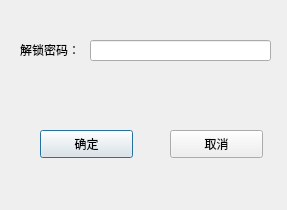
<?xml version="1.0" encoding="UTF-8"?>
<ui version="4.0">
 <class>Register</class>
 <widget class="QDialog" name="Register">
  <property name="geometry">
   <rect>
    <x>0</x>
    <y>0</y>
    <width>287</width>
    <height>210</height>
   </rect>
  </property>
  <property name="minimumSize">
   <size>
    <width>287</width>
    <height>210</height>
   </size>
  </property>
  <property name="maximumSize">
   <size>
    <width>287</width>
    <height>210</height>
   </size>
  </property>
  <property name="windowTitle">
   <string>UnLock</string>
  </property>
  <widget class="QLabel" name="label">
   <property name="geometry">
    <rect>
     <x>20</x>
     <y>40</y>
     <width>61</width>
     <height>20</height>
    </rect>
   </property>
   <property name="text">
    <string>解锁密码：</string>
   </property>
  </widget>
  <widget class="QLineEdit" name="lineEdit">
   <property name="geometry">
    <rect>
     <x>90</x>
     <y>40</y>
     <width>181</width>
     <height>21</height>
    </rect>
   </property>
  </widget>
  <widget class="QPushButton" name="pushButton">
   <property name="geometry">
    <rect>
     <x>40</x>
     <y>130</y>
     <width>93</width>
     <height>28</height>
    </rect>
   </property>
   <property name="text">
    <string>确定</string>
   </property>
  </widget>
  <widget class="QPushButton" name="pushButton_2">
   <property name="geometry">
    <rect>
     <x>170</x>
     <y>130</y>
     <width>93</width>
     <height>28</height>
    </rect>
   </property>
   <property name="text">
    <string>取消</string>
   </property>
  </widget>
 </widget>
 <resources/>
 <connections/>
</ui>
